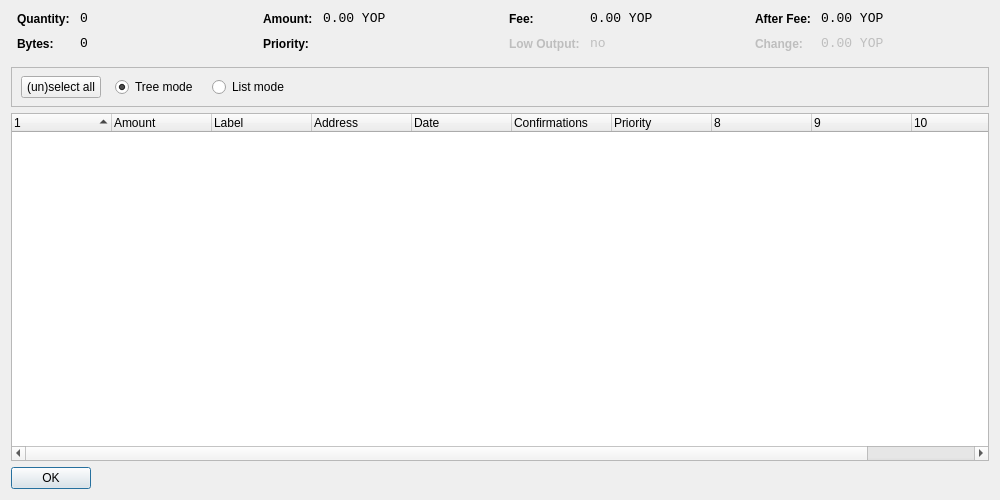
<?xml version="1.0" encoding="UTF-8"?>
<ui version="4.0">
 <class>CoinControlDialog</class>
 <widget class="QDialog" name="CoinControlDialog">
  <property name="geometry">
   <rect>
    <x>0</x>
    <y>0</y>
    <width>1000</width>
    <height>500</height>
   </rect>
  </property>
  <property name="windowTitle">
   <string>Coin Control</string>
  </property>
  <layout class="QVBoxLayout" name="verticalLayout">
   <item>
    <layout class="QHBoxLayout" name="horizontalLayoutTop" stretch="0,0,0,0">
     <property name="topMargin">
      <number>0</number>
     </property>
     <property name="bottomMargin">
      <number>10</number>
     </property>
     <item>
      <layout class="QFormLayout" name="formLayoutCoinControl1">
       <property name="horizontalSpacing">
        <number>10</number>
       </property>
       <property name="verticalSpacing">
        <number>10</number>
       </property>
       <property name="leftMargin">
        <number>6</number>
       </property>
       <property name="rightMargin">
        <number>6</number>
       </property>
       <item row="0" column="0">
        <widget class="QLabel" name="labelCoinControlQuantityText">
         <property name="styleSheet">
          <string notr="true">font-weight:bold;</string>
         </property>
         <property name="text">
          <string>Quantity:</string>
         </property>
        </widget>
       </item>
       <item row="0" column="1">
        <widget class="QLabel" name="labelCoinControlQuantity">
         <property name="font">
          <font>
           <family>Monospace</family>
           <pointsize>10</pointsize>
          </font>
         </property>
         <property name="cursor">
          <cursorShape>IBeamCursor</cursorShape>
         </property>
         <property name="contextMenuPolicy">
          <enum>Qt::ActionsContextMenu</enum>
         </property>
         <property name="text">
          <string notr="true">0</string>
         </property>
         <property name="textInteractionFlags">
          <set>Qt::LinksAccessibleByMouse|Qt::TextSelectableByKeyboard|Qt::TextSelectableByMouse</set>
         </property>
        </widget>
       </item>
       <item row="1" column="0">
        <widget class="QLabel" name="labelCoinControlBytesText">
         <property name="styleSheet">
          <string notr="true">font-weight:bold;</string>
         </property>
         <property name="text">
          <string>Bytes:</string>
         </property>
        </widget>
       </item>
       <item row="1" column="1">
        <widget class="QLabel" name="labelCoinControlBytes">
         <property name="font">
          <font>
           <family>Monospace</family>
           <pointsize>10</pointsize>
          </font>
         </property>
         <property name="cursor">
          <cursorShape>IBeamCursor</cursorShape>
         </property>
         <property name="contextMenuPolicy">
          <enum>Qt::ActionsContextMenu</enum>
         </property>
         <property name="text">
          <string notr="true">0</string>
         </property>
         <property name="textInteractionFlags">
          <set>Qt::LinksAccessibleByMouse|Qt::TextSelectableByKeyboard|Qt::TextSelectableByMouse</set>
         </property>
        </widget>
       </item>
      </layout>
     </item>
     <item>
      <layout class="QFormLayout" name="formLayoutCoinControl2">
       <property name="horizontalSpacing">
        <number>10</number>
       </property>
       <property name="verticalSpacing">
        <number>10</number>
       </property>
       <property name="leftMargin">
        <number>6</number>
       </property>
       <property name="rightMargin">
        <number>6</number>
       </property>
       <item row="0" column="0">
        <widget class="QLabel" name="labelCoinControlAmountText">
         <property name="styleSheet">
          <string notr="true">font-weight:bold;</string>
         </property>
         <property name="text">
          <string>Amount:</string>
         </property>
        </widget>
       </item>
       <item row="0" column="1">
        <widget class="QLabel" name="labelCoinControlAmount">
         <property name="font">
          <font>
           <family>Monospace</family>
           <pointsize>10</pointsize>
          </font>
         </property>
         <property name="cursor">
          <cursorShape>IBeamCursor</cursorShape>
         </property>
         <property name="contextMenuPolicy">
          <enum>Qt::ActionsContextMenu</enum>
         </property>
         <property name="text">
          <string notr="true">0.00 YOP</string>
         </property>
         <property name="textInteractionFlags">
          <set>Qt::LinksAccessibleByMouse|Qt::TextSelectableByKeyboard|Qt::TextSelectableByMouse</set>
         </property>
        </widget>
       </item>
       <item row="1" column="0">
        <widget class="QLabel" name="labelCoinControlPriorityText">
         <property name="styleSheet">
          <string notr="true">font-weight:bold;</string>
         </property>
         <property name="text">
          <string>Priority:</string>
         </property>
        </widget>
       </item>
       <item row="1" column="1">
        <widget class="QLabel" name="labelCoinControlPriority">
         <property name="font">
          <font>
           <family>Monospace</family>
           <pointsize>10</pointsize>
          </font>
         </property>
         <property name="cursor">
          <cursorShape>IBeamCursor</cursorShape>
         </property>
         <property name="contextMenuPolicy">
          <enum>Qt::ActionsContextMenu</enum>
         </property>
         <property name="text">
          <string/>
         </property>
         <property name="textInteractionFlags">
          <set>Qt::LinksAccessibleByMouse|Qt::TextSelectableByKeyboard|Qt::TextSelectableByMouse</set>
         </property>
        </widget>
       </item>
      </layout>
     </item>
     <item>
      <layout class="QFormLayout" name="formLayoutCoinControl3">
       <property name="horizontalSpacing">
        <number>10</number>
       </property>
       <property name="verticalSpacing">
        <number>10</number>
       </property>
       <property name="leftMargin">
        <number>6</number>
       </property>
       <property name="rightMargin">
        <number>6</number>
       </property>
       <item row="0" column="0">
        <widget class="QLabel" name="labelCoinControlFeeText">
         <property name="styleSheet">
          <string notr="true">font-weight:bold;</string>
         </property>
         <property name="text">
          <string>Fee:</string>
         </property>
        </widget>
       </item>
       <item row="0" column="1">
        <widget class="QLabel" name="labelCoinControlFee">
         <property name="font">
          <font>
           <family>Monospace</family>
           <pointsize>10</pointsize>
          </font>
         </property>
         <property name="cursor">
          <cursorShape>IBeamCursor</cursorShape>
         </property>
         <property name="contextMenuPolicy">
          <enum>Qt::ActionsContextMenu</enum>
         </property>
         <property name="text">
          <string notr="true">0.00 YOP</string>
         </property>
         <property name="textInteractionFlags">
          <set>Qt::LinksAccessibleByMouse|Qt::TextSelectableByKeyboard|Qt::TextSelectableByMouse</set>
         </property>
        </widget>
       </item>
       <item row="1" column="0">
        <widget class="QLabel" name="labelCoinControlLowOutputText">
         <property name="enabled">
          <bool>false</bool>
         </property>
         <property name="styleSheet">
          <string notr="true">font-weight:bold;</string>
         </property>
         <property name="text">
          <string>Low Output:</string>
         </property>
        </widget>
       </item>
       <item row="1" column="1">
        <widget class="QLabel" name="labelCoinControlLowOutput">
         <property name="enabled">
          <bool>false</bool>
         </property>
         <property name="font">
          <font>
           <family>Monospace</family>
           <pointsize>10</pointsize>
          </font>
         </property>
         <property name="cursor">
          <cursorShape>IBeamCursor</cursorShape>
         </property>
         <property name="contextMenuPolicy">
          <enum>Qt::ActionsContextMenu</enum>
         </property>
         <property name="text">
          <string notr="true">no</string>
         </property>
         <property name="textInteractionFlags">
          <set>Qt::LinksAccessibleByMouse|Qt::TextSelectableByKeyboard|Qt::TextSelectableByMouse</set>
         </property>
        </widget>
       </item>
      </layout>
     </item>
     <item>
      <layout class="QFormLayout" name="formLayoutCoinControl4">
       <property name="horizontalSpacing">
        <number>10</number>
       </property>
       <property name="verticalSpacing">
        <number>10</number>
       </property>
       <property name="leftMargin">
        <number>6</number>
       </property>
       <property name="rightMargin">
        <number>6</number>
       </property>
       <item row="0" column="0">
        <widget class="QLabel" name="labelCoinControlAfterFeeText">
         <property name="styleSheet">
          <string notr="true">font-weight:bold;</string>
         </property>
         <property name="text">
          <string>After Fee:</string>
         </property>
        </widget>
       </item>
       <item row="0" column="1">
        <widget class="QLabel" name="labelCoinControlAfterFee">
         <property name="font">
          <font>
           <family>Monospace</family>
           <pointsize>10</pointsize>
          </font>
         </property>
         <property name="cursor">
          <cursorShape>IBeamCursor</cursorShape>
         </property>
         <property name="contextMenuPolicy">
          <enum>Qt::ActionsContextMenu</enum>
         </property>
         <property name="text">
          <string notr="true">0.00 YOP</string>
         </property>
         <property name="textInteractionFlags">
          <set>Qt::LinksAccessibleByMouse|Qt::TextSelectableByKeyboard|Qt::TextSelectableByMouse</set>
         </property>
        </widget>
       </item>
       <item row="1" column="0">
        <widget class="QLabel" name="labelCoinControlChangeText">
         <property name="enabled">
          <bool>false</bool>
         </property>
         <property name="styleSheet">
          <string notr="true">font-weight:bold;</string>
         </property>
         <property name="text">
          <string>Change:</string>
         </property>
        </widget>
       </item>
       <item row="1" column="1">
        <widget class="QLabel" name="labelCoinControlChange">
         <property name="enabled">
          <bool>false</bool>
         </property>
         <property name="font">
          <font>
           <family>Monospace</family>
           <pointsize>10</pointsize>
          </font>
         </property>
         <property name="cursor">
          <cursorShape>IBeamCursor</cursorShape>
         </property>
         <property name="contextMenuPolicy">
          <enum>Qt::ActionsContextMenu</enum>
         </property>
         <property name="text">
          <string notr="true">0.00 YOP</string>
         </property>
         <property name="textInteractionFlags">
          <set>Qt::LinksAccessibleByMouse|Qt::TextSelectableByKeyboard|Qt::TextSelectableByMouse</set>
         </property>
        </widget>
       </item>
      </layout>
     </item>
    </layout>
   </item>
   <item>
    <widget class="QFrame" name="frame">
     <property name="minimumSize">
      <size>
       <width>0</width>
       <height>40</height>
      </size>
     </property>
     <property name="frameShape">
      <enum>QFrame::StyledPanel</enum>
     </property>
     <property name="frameShadow">
      <enum>QFrame::Sunken</enum>
     </property>
     <widget class="QWidget" name="horizontalLayoutWidget">
      <property name="geometry">
       <rect>
        <x>10</x>
        <y>0</y>
        <width>781</width>
        <height>41</height>
       </rect>
      </property>
      <layout class="QHBoxLayout" name="horizontalLayoutPanel" stretch="0,0,0,0,0">
       <property name="spacing">
        <number>14</number>
       </property>
       <item>
        <widget class="QPushButton" name="pushButtonSelectAll">
         <property name="sizePolicy">
          <sizepolicy hsizetype="Maximum" vsizetype="Fixed">
           <horstretch>0</horstretch>
           <verstretch>0</verstretch>
          </sizepolicy>
         </property>
         <property name="text">
          <string>(un)select all</string>
         </property>
        </widget>
       </item>
       <item>
        <widget class="QRadioButton" name="radioTreeMode">
         <property name="sizePolicy">
          <sizepolicy hsizetype="Maximum" vsizetype="Fixed">
           <horstretch>0</horstretch>
           <verstretch>0</verstretch>
          </sizepolicy>
         </property>
         <property name="text">
          <string>Tree mode</string>
         </property>
         <property name="checked">
          <bool>true</bool>
         </property>
        </widget>
       </item>
       <item>
        <widget class="QRadioButton" name="radioListMode">
         <property name="sizePolicy">
          <sizepolicy hsizetype="Maximum" vsizetype="Fixed">
           <horstretch>0</horstretch>
           <verstretch>0</verstretch>
          </sizepolicy>
         </property>
         <property name="text">
          <string>List mode</string>
         </property>
        </widget>
       </item>
       <item>
        <spacer name="horizontalSpacer">
         <property name="orientation">
          <enum>Qt::Horizontal</enum>
         </property>
         <property name="sizeHint" stdset="0">
          <size>
           <width>40</width>
           <height>20</height>
          </size>
         </property>
        </spacer>
       </item>
      </layout>
     </widget>
    </widget>
   </item>
   <item>
    <widget class="CoinControlTreeWidget" name="treeWidget">
     <property name="contextMenuPolicy">
      <enum>Qt::CustomContextMenu</enum>
     </property>
     <property name="sortingEnabled">
      <bool>false</bool>
     </property>
     <property name="columnCount">
      <number>11</number>
     </property>
     <attribute name="headerShowSortIndicator" stdset="0">
      <bool>true</bool>
     </attribute>
     <attribute name="headerStretchLastSection">
      <bool>false</bool>
     </attribute>
     <column>
      <property name="text">
       <string/>
      </property>
     </column>
     <column>
      <property name="text">
       <string>Amount</string>
      </property>
     </column>
     <column>
      <property name="text">
       <string>Label</string>
      </property>
     </column>
     <column>
      <property name="text">
       <string>Address</string>
      </property>
     </column>
     <column>
      <property name="text">
       <string>Date</string>
      </property>
     </column>
     <column>
      <property name="text">
       <string>Confirmations</string>
      </property>
      <property name="toolTip">
       <string>Confirmed</string>
      </property>
     </column>
     <column>
      <property name="text">
       <string>Priority</string>
      </property>
     </column>
     <column>
      <property name="text">
       <string/>
      </property>
     </column>
     <column>
      <property name="text">
       <string/>
      </property>
     </column>
     <column>
      <property name="text">
       <string/>
      </property>
     </column>
     <column>
      <property name="text">
       <string/>
      </property>
     </column>
    </widget>
   </item>
   <item>
    <widget class="QDialogButtonBox" name="buttonBox">
     <property name="sizePolicy">
      <sizepolicy hsizetype="Maximum" vsizetype="Fixed">
       <horstretch>0</horstretch>
       <verstretch>0</verstretch>
      </sizepolicy>
     </property>
     <property name="orientation">
      <enum>Qt::Horizontal</enum>
     </property>
     <property name="standardButtons">
      <set>QDialogButtonBox::Ok</set>
     </property>
    </widget>
   </item>
  </layout>
 </widget>
 <customwidgets>
  <customwidget>
   <class>CoinControlTreeWidget</class>
   <extends>QTreeWidget</extends>
   <header>coincontroltreewidget.h</header>
  </customwidget>
 </customwidgets>
 <resources/>
 <connections/>
</ui>
